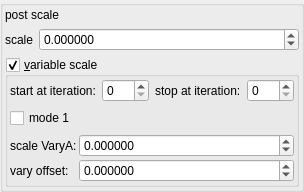
    <widget class="QGroupBox" name="groupBox_2">
     <property name="title">
      <string/>
     </property>
     <layout class="QVBoxLayout" name="verticalLayout_4">
      <property name="leftMargin">
       <number>2</number>
      </property>
      <property name="topMargin">
       <number>2</number>
      </property>
      <property name="rightMargin">
       <number>2</number>
      </property>
      <property name="bottomMargin">
       <number>2</number>
      </property>
      <item>
       <widget class="QLabel" name="label_145">
        <property name="text">
         <string>post scale</string>
        </property>
       </widget>
      </item>
      <item>
       <layout class="QHBoxLayout" name="horizontalLayout_21" stretch="0,1">
        <item>
         <widget class="QLabel" name="label_142">
          <property name="text">
           <string>scale</string>
          </property>
         </widget>
        </item>
        <item>
         <widget class="MyDoubleSpinBox" name="spinbox_transf_scaleA_1">
          <property name="sizePolicy">
           <sizepolicy hsizetype="Minimum" vsizetype="Maximum">
            <horstretch>0</horstretch>
            <verstretch>0</verstretch>
           </sizepolicy>
          </property>
          <property name="prefix">
           <string/>
          </property>
          <property name="suffix">
           <string/>
          </property>
          <property name="decimals">
           <number>6</number>
          </property>
          <property name="minimum">
           <double>-99.998999999999995</double>
          </property>
          <property name="maximum">
           <double>99.998999999999995</double>
          </property>
          <property name="singleStep">
           <double>0.100000000000000</double>
          </property>
         </widget>
        </item>
       </layout>
      </item>
      <item>
       <widget class="MyGroupBox" name="groupCheck_transf_function_enabledX_false">
        <property name="title">
         <string>&amp;variable scale</string>
        </property>
        <property name="checkable">
         <bool>true</bool>
        </property>
        <layout class="QVBoxLayout" name="verticalLayout_5">
         <property name="leftMargin">
          <number>2</number>
         </property>
         <property name="topMargin">
          <number>2</number>
         </property>
         <property name="rightMargin">
          <number>2</number>
         </property>
         <property name="bottomMargin">
          <number>2</number>
         </property>
         <item>
          <layout class="QHBoxLayout" name="horizontalLayout_20" stretch="0,1,0,1">
           <item>
            <widget class="QLabel" name="label_101">
             <property name="text">
              <string>start at iteration:</string>
             </property>
            </widget>
           </item>
           <item>
            <widget class="MySpinBox" name="spinboxInt_transf_start_iterations_A">
             <property name="sizePolicy">
              <sizepolicy hsizetype="Minimum" vsizetype="Maximum">
               <horstretch>0</horstretch>
               <verstretch>0</verstretch>
              </sizepolicy>
             </property>
             <property name="minimum">
              <number>0</number>
             </property>
             <property name="maximum">
              <number>999</number>
             </property>
             <property name="value">
              <number>0</number>
             </property>
            </widget>
           </item>
           <item>
            <widget class="QLabel" name="label_73">
             <property name="text">
              <string>stop at iteration:</string>
             </property>
            </widget>
           </item>
           <item>
            <widget class="MySpinBox" name="spinboxInt_transf_stop_iterations_A">
             <property name="sizePolicy">
              <sizepolicy hsizetype="Preferred" vsizetype="Maximum">
               <horstretch>0</horstretch>
               <verstretch>0</verstretch>
              </sizepolicy>
             </property>
             <property name="maximum">
              <number>999</number>
             </property>
            </widget>
           </item>
          </layout>
         </item>
         <item>
          <widget class="MyCheckBox" name="checkBox_transf_function_enabledM_false">
           <property name="text">
            <string>mode 1</string>
           </property>
          </widget>
         </item>
         <item>
          <layout class="QGridLayout" name="gridLayout_19" columnstretch="0,1">
           <property name="spacing">
            <number>2</number>
           </property>
           <item row="0" column="0">
            <widget class="QLabel" name="label_143">
             <property name="text">
              <string>scale VaryA:</string>
             </property>
            </widget>
           </item>
           <item row="0" column="1">
            <widget class="MyDoubleSpinBox" name="spinbox_transf_scale_vary_0">
             <property name="sizePolicy">
              <sizepolicy hsizetype="Minimum" vsizetype="Maximum">
               <horstretch>0</horstretch>
               <verstretch>0</verstretch>
              </sizepolicy>
             </property>
             <property name="prefix">
              <string/>
             </property>
             <property name="suffix">
              <string/>
             </property>
             <property name="decimals">
              <number>6</number>
             </property>
             <property name="minimum">
              <double>-100000.000000000000000</double>
             </property>
             <property name="maximum">
              <double>100000.000000000000000</double>
             </property>
             <property name="singleStep">
              <double>0.100000000000000</double>
             </property>
            </widget>
           </item>
           <item row="1" column="0">
            <widget class="QLabel" name="label_144">
             <property name="text">
              <string>vary offset:</string>
             </property>
            </widget>
           </item>
           <item row="1" column="1">
            <widget class="MyDoubleSpinBox" name="spinbox_transf_scaleB_1">
             <property name="sizePolicy">
              <sizepolicy hsizetype="Minimum" vsizetype="Maximum">
               <horstretch>0</horstretch>
               <verstretch>0</verstretch>
              </sizepolicy>
             </property>
             <property name="prefix">
              <string/>
             </property>
             <property name="suffix">
              <string/>
             </property>
             <property name="decimals">
              <number>6</number>
             </property>
             <property name="minimum">
              <double>-100000.000000000000000</double>
             </property>
             <property name="maximum">
              <double>100000.000000000000000</double>
             </property>
             <property name="singleStep">
              <double>0.100000000000000</double>
             </property>
            </widget>
           </item>
          </layout>
         </item>
        </layout>
       </widget>
      </item>
     </layout>
    </widget>
